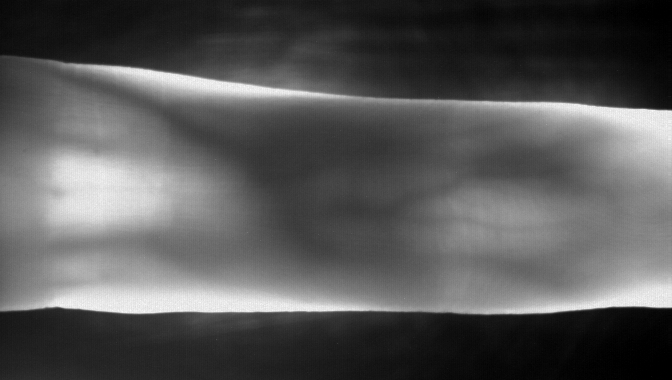
%> input picture 24.png, 672 x 380 px
$ octave newretinex.m   (GNU Octave 9; MATLAB toolbox functions it lacks are replaced by stand-ins)
%> lines starting %> are read from the running program, lines starting %| are printed output that depends on the picture; in (x1, y1, x2, y2) boxes, pixels count from 0 and x2, y2 are one past the last pixel; in counts of white or black regions, pixels touching at a corner belong together; the program's own positions count from 1
### lee_region.m
function [region, edges] = lee_region(img, mask_h, mask_w)

[img_h, img_w] = size(img);

% görüntü ikiye bölünmesi
if mod(img_h,2) == 0
    half_img_h = img_h/2 + 1;
else
    half_img_h = ceil(img_h/2);
end

% filtreleme için maske üretimi
mask = zeros(mask_h,mask_w);
mask(1:mask_h/2,:) = -1;
mask(mask_h/2 + 1:end,:) = 1;

% maske kullanılarak filtreleme yapımı
img_filt = imfilter(img, mask,'replicate');


% filtrelenmiş görüntünün üst kısmı belirleniyor.
img_filt_up = img_filt(1:floor(img_h/2),:);
[~, y_up] = max(img_filt_up);

% filtrelenmiş görüntünün alt kısmı belirleniyor.
img_filt_lo = img_filt(half_img_h:end,:);
[~,y_lo] = min(img_filt_lo);

% belirlenen alt-üst parmak sınırları arasındaki değerlerin doldurulması.
region = zeros(size(img));
for i=1:img_w
    region(y_up(i):y_lo(i)+size(img_filt_lo,1), i) = 1;
end

% parmak sınırlarının  pozisyonlarının kaydedilmesi.
edges = zeros(2,img_w);
edges(1,:) = y_up;
edges(2,:) = round(y_lo + size(img_filt_lo,1));

### lee_usage.m
% This script shows how the finger region and edges can be detected.
function [region] = lee_usage(img2)
img = im2double(img2); % Read image
%img = imresize(img, 0.9);
 % Downscale image

mask_height=4; % Height of the mask
mask_width=20; % Width of the mask
[fvr, edges] = lee_region(img,mask_height,mask_width);

% köşeleri gösteren fotonun oluşturulması
edge_img = zeros(size(img));
edge_img(edges(1,:) + size(img,1)*[0:size(img,2)-1]) = 1;
edge_img(edges(2,:) + size(img,1)*[0:size(img,2)-1]) = 1;

rgb = zeros([size(img) 3]);
rgb(:,:,1) = (img - img.*edge_img) + edge_img;
rgb(:,:,2) = (img - img.*edge_img);
rgb(:,:,3) = (img - img.*edge_img);

% Show the original, detected region and edges in one figure

region=fvr;
end

### convolution.m
function convoluted_image = convolution(image,sigma2)

[n_rows,n_columns] = size(image);


image = [image,image(:,end:-1:1);
    image(end:-1:1,:),image(end:-1:1,end:-1:1)];


fft_image = fftshift(fft2(image(:,:)));


[frequencies_x,frequencies_y] = meshgrid(1:2*n_columns,1:2*n_rows);
frequencies_x = frequencies_x - (n_columns+1);
frequencies_y = frequencies_y - (n_rows+1);
frequencies_x = frequencies_x*pi/n_columns;
frequencies_y = frequencies_y*pi/n_rows;
fft_gaussian = exp(-(frequencies_x.^2+frequencies_y.^2)/2*sigma2^2);
product_fft = fft_image.*fft_gaussian;

convoluted_image = real(ifft2(ifftshift(product_fft)));

convoluted_image = convoluted_image(1:n_rows,1:n_columns);

### newretinex.m
% This script aims at demonstrating the efficiency of the method
clc
clear
close all

% Parameters
image = imread(strcat('24.png'));
%> image is the input picture: size 380x672 uint8; min 0, max 252, mean 86.5
image = im2double(image);
%> image: size 380x672 double

bolge=lee_usage(image);
%> in lee_region, `img_filt_up = img_filt(1:floor(img_h/2),:);`:
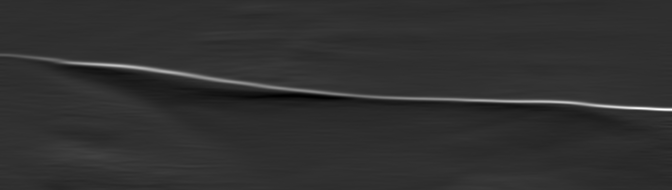
%> img_filt_up: size 190x672 double; min -5.43, max 23.85, mean 0.2; drawn with min black and max white
%> in lee_region, `[~, y_up] = max(img_filt_up);`: y_up = 672 values from 55 to 110
%> in lee_region, `img_filt_lo = img_filt(half_img_h:end,:);`:
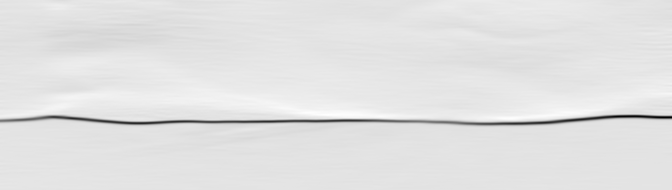
%> img_filt_lo: size 190x672 double; min -24.9, max 2.99, mean -0.164; drawn with min black and max white
%> in lee_region, `[~,y_lo] = min(img_filt_lo);`: y_lo = 672 values, max 124 at index 128, min 117 at index 610, mean 121.3
%> after the loop in lee_region, `for i=1:img_w`:
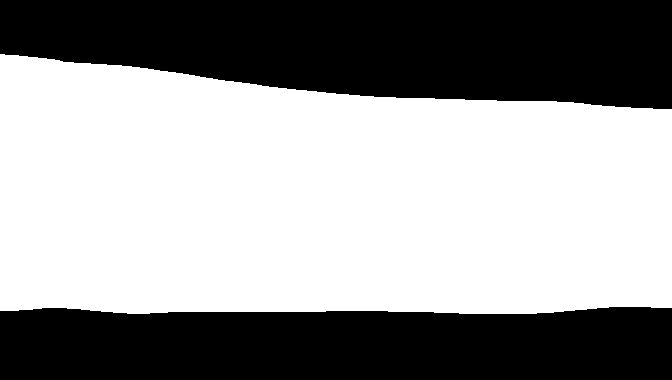
%> region: size 380x672 double; values 0 (black) and 1 (white), 59% white; 2 black regions, box (x1, y1, x2, y2) and area: (0, 0, 672, 109) 58488, (0, 307, 672, 380) 46134
%> in lee_usage, `[fvr, edges] = lee_region(img,mask_height,mask_width);`: edges = 672 columns, first 8: [55 55 55 55 55 56 56 56; 311 311 311 311 311 311 311 311]
%> in lee_usage, `edge_img(edges(1,:) + size(img,1)*[0:size(img,2)-1]) = 1;`: edge_img: size 380x672 double; values 0 (black) and 1 (white), 0.26% white in thin lines or dots, all inside (x1, y1, x2, y2) = (0, 54, 672, 110)
%> in lee_usage, `edge_img(edges(2,:) + size(img,1)*[0:size(img,2)-1]) = 1;`:
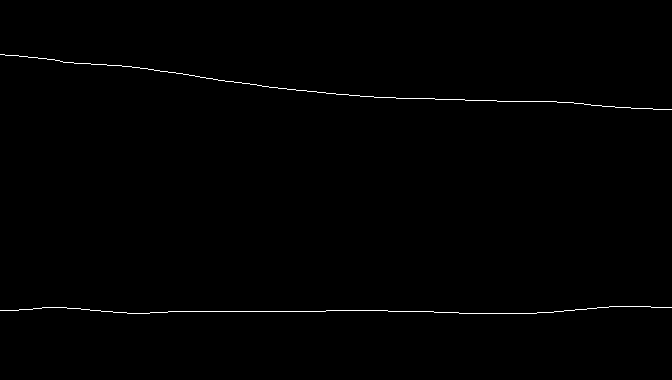
%> edge_img: size 380x672 double; values 0 (black) and 1 (white), 0.53% white in thin lines or dots, all inside (x1, y1, x2, y2) = (0, 54, 672, 314)


% Running the MSRCR algorithm
sigma = 25;
orjiort = zeros(1, 161)
orjistd = zeros(1,161);
retistd=zeros(1,161);
retiort=zeros(1,161);
w=zeros(1,161);
kutu=zeros(161,38,40);
orji=zeros(161,38,40);
s1 = 15;
s2 = 5;
%---------------------------%
[n_rows,n_columns] = size(image);
%> n_rows = 380; n_columns = 672
%output_image = zeros(n_rows,n_columns);
    diff = zeros(n_rows,n_columns);
    % Loop for each scales
        % Single scale retinex
       % for sigma = sigmas
        convoluted_image = convolution(image(:,:),sigma*2/2);
%> in convolution, `image = [image,image(:,end:-1:1); image(end:-1:1,:),image(end:-1:1,end..`:
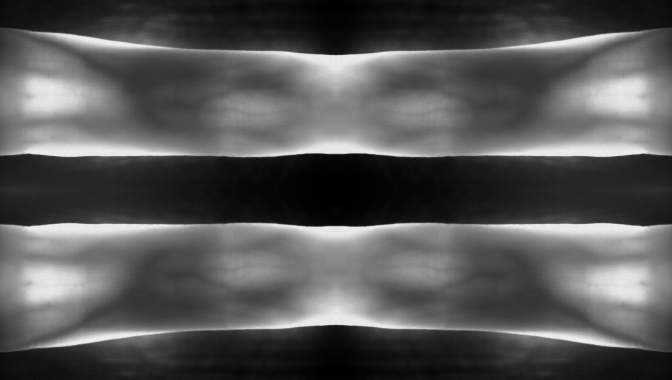
%> image: size 760x1344 double (shown at 1/2 size); min 0, max 0.988, mean 0.339
        diff(:,:) = log(image(:,:))-log(convoluted_image);
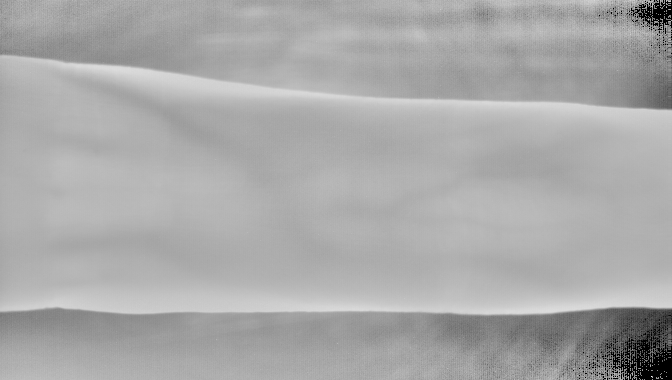
%> diff: size 380x672 double; 0.83% of the values are NaN or infinite; the others: min -3.94, max 1.71, mean -0.157; drawn with min black, max white, NaN and infinite black
       % end
    % Multiscale retinex
    %MSR = 1/3*sum(diff,3);
    % Color restauration
    MSRCR = diff.*(log(125*image(:,:))-log(sum(image,3)));

    %output_image(:,:,color) = simplest_color_balance(MSR,s1,s2);

    % Cliping the extreme pixels
    s_min = prctile(MSRCR(:),s1);
%> s_min = -2.22
    s_max = prctile(MSRCR(:),100-s2);
%> s_max = 2.28

    % Simplest color balancing
    output_MSRCR = 255*(MSRCR-s_min)/(s_max-s_min);
    output_MSRCR(MSRCR<=s_min) = 0;
    output_MSRCR(MSRCR>=s_max) = 255;
    output_image=output_MSRCR;
 for i=1:size(image,1)
        for j=1:size(image,2)
    cikti(i,j)=output_image(i,j)*bolge(i,j);


        end
        end
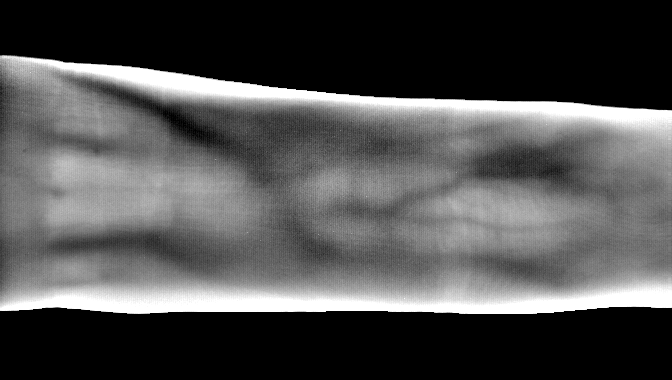
%> cikti: size 380x672 double; 0.83% of the values are NaN or infinite; the others: min 0, max 255, mean 80.96; drawn with min black, max white, NaN and infinite black
 cikti(isnan(cikti))=0;
%> cikti: size 380x672 double; 0.83% of pixels changed, all inside (x1, y1, x2, y2) = (573, 0, 672, 380)

 figure
 imshow(uint8(cikti));


 %kutulama denemesi
 k=1;l=1;
 sayac=1;
j=1;

 % k=k+40;
  %j=j+38;
  %enson=zeros(380,672);

   for i=0:38:379
        for j=0:40:639

    for a=i+1:i+38

        for b=j+1:j+40


            x=mod(a,39);
            y=mod(b,41);
            if(x==0)
                x=1;
            end
                if(y==0)
                    y=1;
                end

   kutu(sayac,x,y)=cikti(a,b)/255;
 orji(sayac,x,y)=image(a,b)*bolge(a,b);

   yeni(a,b)=cikti(a,b)/255;
 sonori(a,b)=image(a,b)*bolge(a,b);

 eskorj(x,y)=image(a,b)*bolge(a,b);
 eskutu(a,b)=cikti(a,b)/255;

        end


    end

   j=j+1;

 orjiort(sayac)=mean2(orji);
 orjistd(sayac)=std2(orji);

 retiort(sayac)=mean2(kutu);
 retistd(sayac)=std2(kutu);

 eskort=mean2(eskutu);
 eskstd=std2(eskutu);

  reteskort=mean2(eskorj);
 reteskstd=std2(eskorj);
   % ortsapma(orji);
    % ortsapma(kutu);


     %fis hesaplamaca
%> (the run ends here)

$ run again, with 11.png copied over 24.png
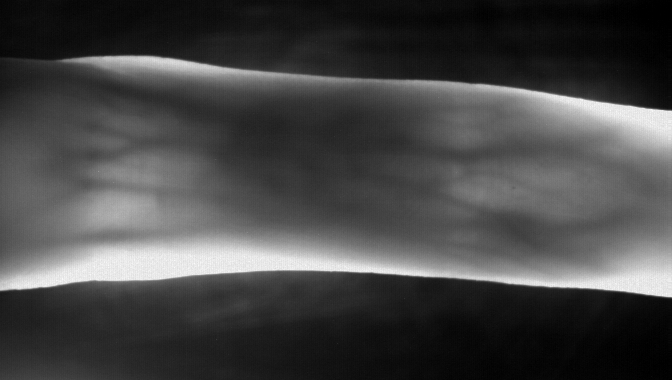
%> input picture 11.png, 672 x 380 px
%> image is the input picture: size 380x672 uint8; min 0, max 253, mean 69.4
%> y_up = 672 values, max 110 at index 660, min 56 at index 97, mean 76.73
%> y_lo = 672 values, max 107 at index 661, min 81 at index 256, mean 90.7
%> after the loop in lee_region, `for i=1:img_w`:
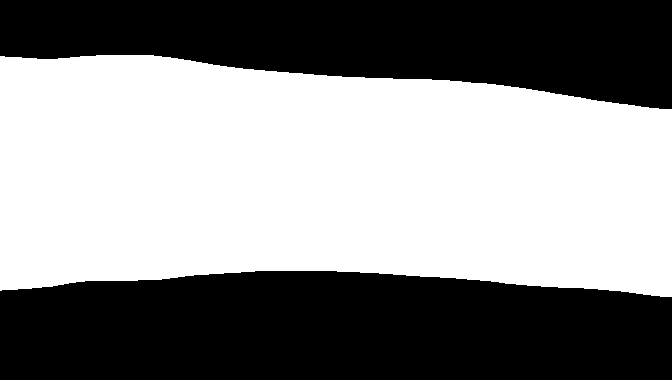
%> region: size 380x672 double; values 0 (black) and 1 (white), 53.9% white; 2 black regions, box (x1, y1, x2, y2) and area: (0, 271, 672, 380) 66727, (0, 0, 672, 109) 50890
%> edges = 672 columns, first 8: [57 57 57 57 57 58 58 58; 291 291 290 290 290 290 290 290]
%> s_min = -2.69
%> s_max = 2.43
%> after the loop `for i=1:size(image,1)`:
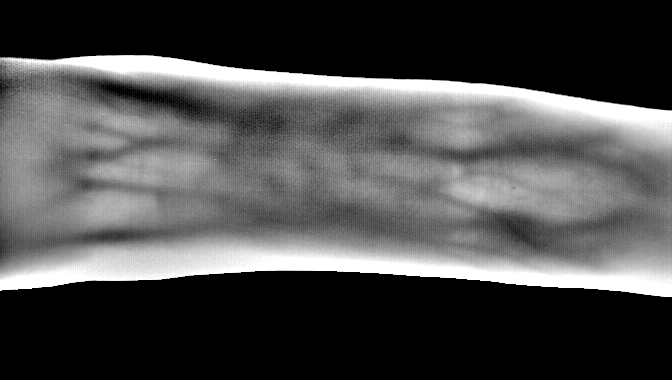
%> cikti: size 380x672 double; 0.54% of the values are NaN or infinite; the others: min 0, max 255, mean 77.49; drawn with min black, max white, NaN and infinite black

$ run again, with 12.png copied over 24.png
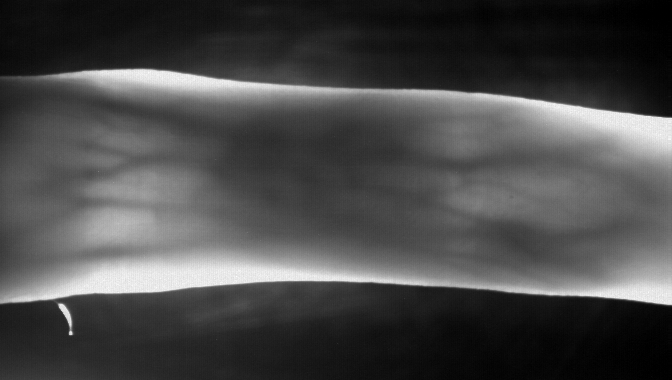
%> input picture 12.png, 672 x 380 px
%> image is the input picture: size 380x672 uint8; min 0, max 254, mean 72.6
%> y_up = 672 values, max 118 at index 671, min 69 at index 118, mean 87.77
%> y_lo = 672 values, max 115 at index 664, min 91 at index 279, mean 100.9
%> after the loop in lee_region, `for i=1:img_w`:
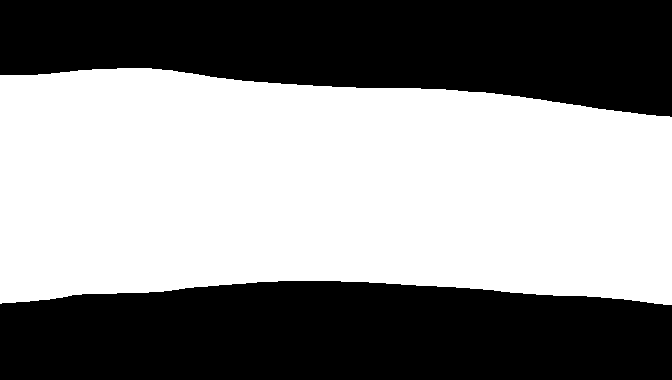
%> region: size 380x672 double; values 0 (black) and 1 (white), 53.7% white; 2 black regions, box (x1, y1, x2, y2) and area: (0, 281, 672, 380) 59858, (0, 0, 672, 117) 58307
%> edges = 672 columns, first 8: [76 76 76 76 76 76 76 76; 304 304 303 303 303 303 303 303]
%> s_min = -2.57
%> s_max = 2.49
%> after the loop `for i=1:size(image,1)`:
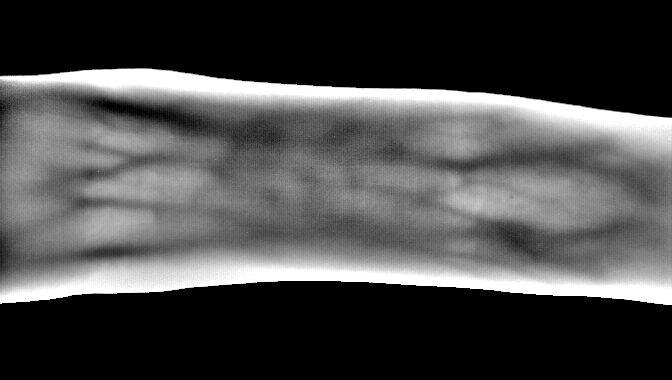
%> cikti: size 380x672 double; 0.63% of the values are NaN or infinite; the others: min 0, max 255, mean 75.29; drawn with min black, max white, NaN and infinite black
